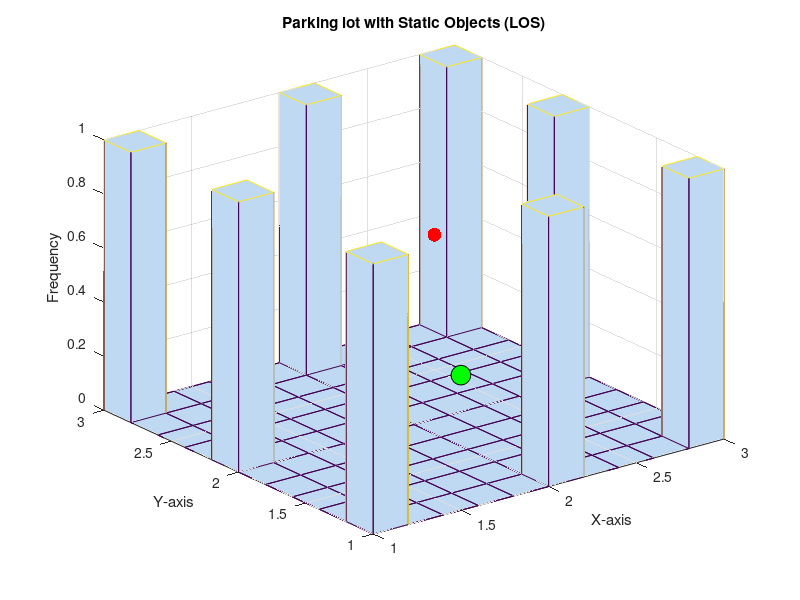

This figure's MATLAB source:
x = [1 1; 1 2; 1 3; 2 1; 2 3; 3 1; 3 2; 3 3];
hist3(x);

% Set up the axes
xlabel('X-axis');
ylabel('Y-axis');
zlabel('Frequency');
title('Parking lot with Static Objects (LOS)');

% Define positions for static objects
staticObjects = [1.5 1.5 0.5; 2.5 2.5 0.5; 1.5 2.5 0.5; 2.5 1.5 0.5]; % Add more objects as needed

% Define positions for the anchor (LOS)
LOS_anchor = [1.5, 1, 0.5];  % LOS anchor

% Plot static objects
hold on;
scatter3(staticObjects(:, 1), staticObjects(:, 2), staticObjects(:, 3), 100, 'filled', 'MarkerFaceColor', 'r');

% Plot the anchor (LOS)
scatter3(LOS_anchor(1), LOS_anchor(2), LOS_anchor(3), 200, 'filled', 'MarkerFaceColor', 'g', 'MarkerEdgeColor', 'k'); % LOS anchor

hold off;

% Speed of light
c = 3e8; % meters per second

% Calculate actual distances between static objects and the anchor (LOS)
actual_distance_LOS = sqrt(sum((staticObjects - repmat(LOS_anchor, size(staticObjects,1), 1)).^2, 2));

% Calculate TOF for LOS
TOF_LOS = actual_distance_LOS / c;

% Display results
disp('TOF for LOS (seconds):');
disp(TOF_LOS');

% Define a scaling factor
scaling_factor = 0.0001; % Adjust as needed, should be less than 0.01 to keep the error less than 10 cm

% Estimated position for LOS (assuming perfect TOF measurement)
estimated_LOS = repmat(LOS_anchor, size(staticObjects, 1), 1) + TOF_LOS .* [scaling_factor, scaling_factor, scaling_factor];

% Calculate errors between each tag and the anchor (LOS)
error_LOS = zeros(size(staticObjects, 1), 1);

for i = 1:size(staticObjects, 1)
    % Error for the LOS anchor in centimeters
    error_LOS(i) = sqrt(sum((staticObjects(i, :) - estimated_LOS(i, :)).^2, 2)) / 100; % Dividing by 100 to convert to meters
    fprintf('Error for Tag %d (LOS) in meters: %.4f\n', i, error_LOS(i));
end
